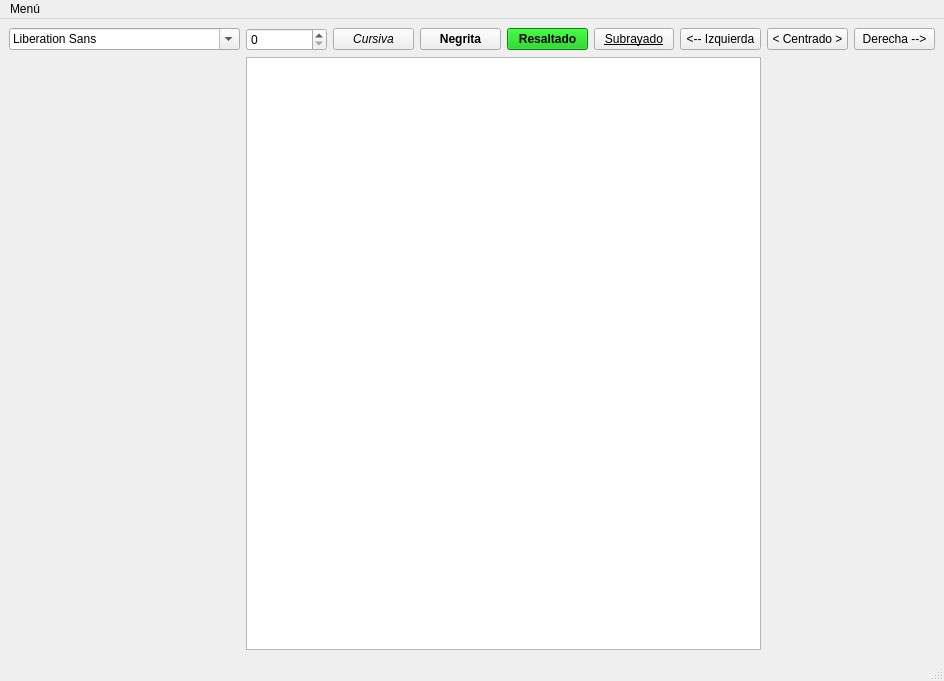
<?xml version="1.0" encoding="UTF-8"?>
<ui version="4.0">
 <class>MainWindow</class>
 <widget class="QMainWindow" name="MainWindow">
  <property name="geometry">
   <rect>
    <x>0</x>
    <y>0</y>
    <width>944</width>
    <height>681</height>
   </rect>
  </property>
  <property name="font">
   <font>
    <bold>false</bold>
   </font>
  </property>
  <property name="windowTitle">
   <string>MainWindow</string>
  </property>
  <widget class="QWidget" name="centralwidget">
   <layout class="QGridLayout" name="gridLayout">
    <item row="0" column="7">
     <widget class="QPushButton" name="pushButton_6">
      <property name="text">
       <string>&lt; Centrado &gt;</string>
      </property>
     </widget>
    </item>
    <item row="0" column="3">
     <widget class="QPushButton" name="pushButton_2">
      <property name="font">
       <font>
        <bold>true</bold>
       </font>
      </property>
      <property name="text">
       <string>Negrita</string>
      </property>
     </widget>
    </item>
    <item row="0" column="1">
     <widget class="QSpinBox" name="spinBox"/>
    </item>
    <item row="0" column="6">
     <widget class="QPushButton" name="pushButton_5">
      <property name="text">
       <string>&lt;-- Izquierda</string>
      </property>
     </widget>
    </item>
    <item row="1" column="1" colspan="6">
     <widget class="QTextEdit" name="textEdit"/>
    </item>
    <item row="0" column="2">
     <widget class="QPushButton" name="pushButton">
      <property name="font">
       <font>
        <italic>true</italic>
        <bold>false</bold>
       </font>
      </property>
      <property name="text">
       <string>Cursiva</string>
      </property>
     </widget>
    </item>
    <item row="0" column="8">
     <widget class="QPushButton" name="pushButton_7">
      <property name="text">
       <string>Derecha --&gt;</string>
      </property>
     </widget>
    </item>
    <item row="0" column="4">
     <widget class="QPushButton" name="pushButton_3">
      <property name="font">
       <font>
        <bold>true</bold>
        <kerning>true</kerning>
       </font>
      </property>
      <property name="autoFillBackground">
       <bool>false</bool>
      </property>
      <property name="styleSheet">
       <string notr="true">background-color: rgb(0, 193, 0);</string>
      </property>
      <property name="text">
       <string>Resaltado</string>
      </property>
      <property name="autoDefault">
       <bool>false</bool>
      </property>
      <property name="default">
       <bool>false</bool>
      </property>
      <property name="flat">
       <bool>false</bool>
      </property>
     </widget>
    </item>
    <item row="0" column="5">
     <widget class="QPushButton" name="pushButton_4">
      <property name="font">
       <font>
        <bold>false</bold>
        <underline>true</underline>
       </font>
      </property>
      <property name="text">
       <string>Subrayado</string>
      </property>
     </widget>
    </item>
    <item row="0" column="0">
     <widget class="QFontComboBox" name="fontComboBox">
      <property name="fontFilters">
       <set>QFontComboBox::ScalableFonts</set>
      </property>
     </widget>
    </item>
   </layout>
  </widget>
  <widget class="QMenuBar" name="menubar">
   <property name="geometry">
    <rect>
     <x>0</x>
     <y>0</y>
     <width>944</width>
     <height>21</height>
    </rect>
   </property>
   <widget class="QMenu" name="menuFile">
    <property name="title">
     <string>Menú</string>
    </property>
    <addaction name="actionNew"/>
    <addaction name="actionOpen"/>
    <addaction name="actionSave_as"/>
    <addaction name="actionPrint"/>
   </widget>
   <addaction name="menuFile"/>
  </widget>
  <widget class="QStatusBar" name="statusbar"/>
  <action name="actionNew">
   <property name="text">
    <string>Eliminar</string>
   </property>
  </action>
  <action name="actionOpen">
   <property name="text">
    <string>Abrir</string>
   </property>
  </action>
  <action name="actionSave_as">
   <property name="text">
    <string>Guardar</string>
   </property>
  </action>
  <action name="actionPrint">
   <property name="text">
    <string>Imprimir</string>
   </property>
  </action>
 </widget>
 <resources/>
 <connections/>
</ui>
